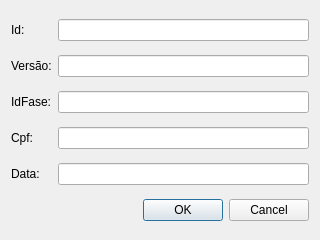
<?xml version="1.0" encoding="UTF-8"?>
<ui version="4.0">
 <class>MontaDialog</class>
 <widget class="QDialog" name="MontaDialog">
  <property name="geometry">
   <rect>
    <x>0</x>
    <y>0</y>
    <width>320</width>
    <height>240</height>
   </rect>
  </property>
  <property name="windowTitle">
   <string>Dialog</string>
  </property>
  <layout class="QGridLayout" name="gridLayout">
   <item row="0" column="0">
    <widget class="QLabel" name="label">
     <property name="text">
      <string>Id:</string>
     </property>
    </widget>
   </item>
   <item row="0" column="1">
    <widget class="QLineEdit" name="etId"/>
   </item>
   <item row="1" column="0">
    <widget class="QLabel" name="label_2">
     <property name="text">
      <string>Versão:</string>
     </property>
    </widget>
   </item>
   <item row="1" column="1">
    <widget class="QLineEdit" name="etVersao"/>
   </item>
   <item row="2" column="0">
    <widget class="QLabel" name="label_3">
     <property name="text">
      <string>IdFase:</string>
     </property>
    </widget>
   </item>
   <item row="2" column="1">
    <widget class="QLineEdit" name="etIdFase"/>
   </item>
   <item row="3" column="0">
    <widget class="QLabel" name="label_4">
     <property name="text">
      <string>Cpf:</string>
     </property>
    </widget>
   </item>
   <item row="3" column="1">
    <widget class="QLineEdit" name="etCpf"/>
   </item>
   <item row="4" column="0">
    <widget class="QLabel" name="label_5">
     <property name="text">
      <string>Data:</string>
     </property>
    </widget>
   </item>
   <item row="4" column="1">
    <widget class="QLineEdit" name="etData"/>
   </item>
   <item row="5" column="0" colspan="2">
    <widget class="QDialogButtonBox" name="buttonBox">
     <property name="orientation">
      <enum>Qt::Horizontal</enum>
     </property>
     <property name="standardButtons">
      <set>QDialogButtonBox::Cancel|QDialogButtonBox::Ok</set>
     </property>
    </widget>
   </item>
  </layout>
 </widget>
 <resources/>
 <connections>
  <connection>
   <sender>buttonBox</sender>
   <signal>accepted()</signal>
   <receiver>MontaDialog</receiver>
   <slot>accept()</slot>
   <hints>
    <hint type="sourcelabel">
     <x>248</x>
     <y>254</y>
    </hint>
    <hint type="destinationlabel">
     <x>157</x>
     <y>274</y>
    </hint>
   </hints>
  </connection>
  <connection>
   <sender>buttonBox</sender>
   <signal>rejected()</signal>
   <receiver>MontaDialog</receiver>
   <slot>reject()</slot>
   <hints>
    <hint type="sourcelabel">
     <x>316</x>
     <y>260</y>
    </hint>
    <hint type="destinationlabel">
     <x>286</x>
     <y>274</y>
    </hint>
   </hints>
  </connection>
 </connections>
</ui>
